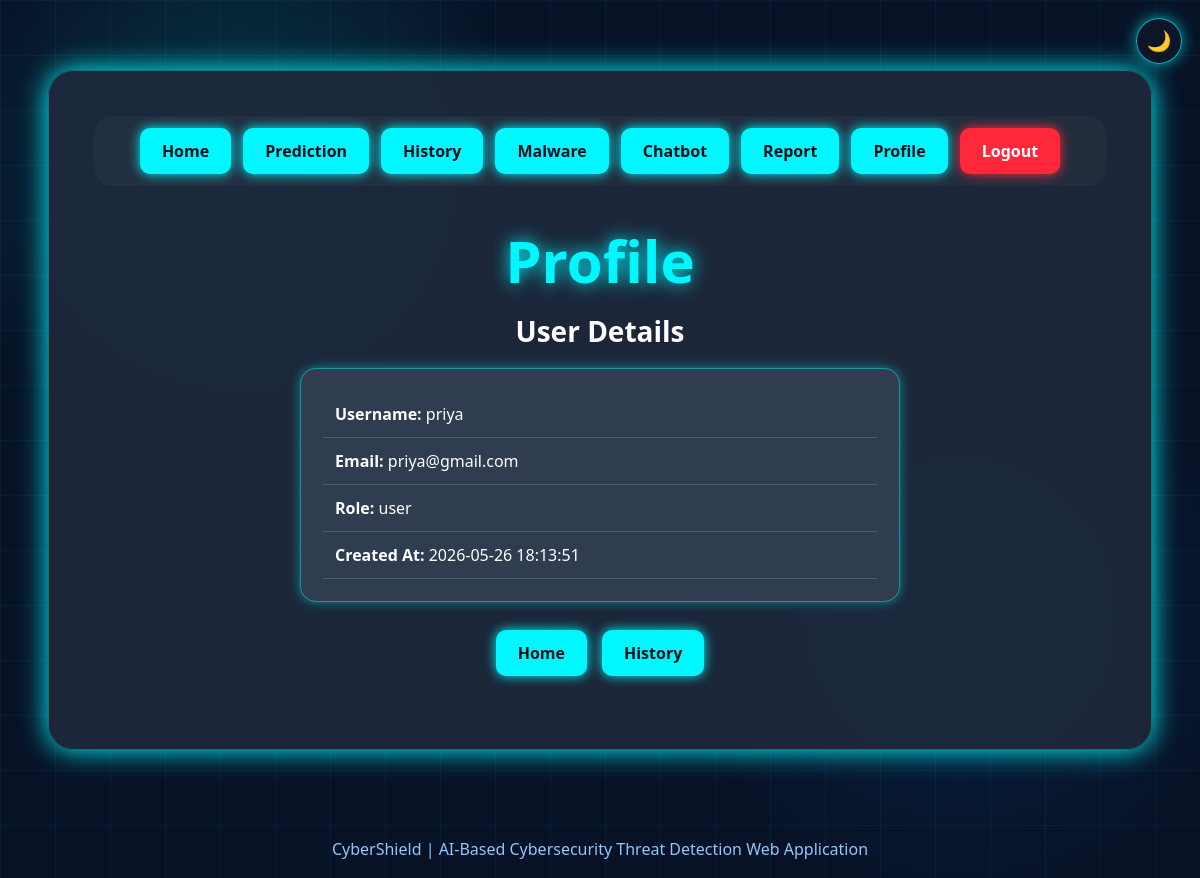
Screenshot of /profile (signed in) with the database file from the repository.
### tables this page shows
CREATE TABLE users(
        id INTEGER PRIMARY KEY AUTOINCREMENT,
        username TEXT UNIQUE NOT NULL,
        email TEXT UNIQUE NOT NULL,
        password TEXT NOT NULL,
        role TEXT DEFAULT 'user',
        status TEXT DEFAULT 'active',
        created_at TEXT NOT NULL
    );

### app.py (the view)
@app.route('/profile')
@login_required
def profile():
    conn=get_db(); user=conn.execute('SELECT * FROM users WHERE id=?', (session['user_id'],)).fetchone(); conn.close()
    return render_template('profile.html', user=user)

### app.py (called while the page is built)
def get_db():
    conn = sqlite3.connect(DB_PATH)
    conn.row_factory = sqlite3.Row
    return conn

def login_required(func):
    @wraps(func)
    def wrapper(*args, **kwargs):
        if 'user_id' not in session:
            return redirect(url_for('login'))
        conn = get_db(); user = conn.execute('SELECT status FROM users WHERE id=?', (session['user_id'],)).fetchone(); conn.close()
        if not user or user['status'] != 'active':
            session.clear()
            return redirect(url_for('login', blocked='1'))
        return func(*args, **kwargs)
    return wrapper

### templates/profile.html
{% extends 'base.html' %}
{% block content %}
<h1>Profile</h1>
<h2>User Details</h2>
<div class="card profile-card">
    <div class="profile-line"><b>Username:</b> {{ user.username }}</div>
    <div class="profile-line"><b>Email:</b> {{ user.email }}</div>
    <div class="profile-line"><b>Role:</b> {{ user.role }}</div>
    <div class="profile-line"><b>Created At:</b> {{ user.created_at }}</div>
</div>
<div class="actions"><a class="btn" href="{{ url_for('home') }}">Home</a><a class="btn" href="{{ url_for('history') }}">History</a></div>
{% endblock %}

### static/style.css (style rules this page uses)
* { box-sizing:border-box }
body { margin:0;font-family:Segoe UI,Arial,sans-serif;background:#071226;color:#fff;min-height:100vh;overflow-x:hidden }
.nav a,.btn,button,.mini-btn { background:#00f7ff;color:#00111a;padding:12px 22px;text-decoration:none;border:0;border-radius:10px;font-weight:800;box-shadow:0 0 12px #00f7ff;cursor:pointer;transition:.25s }
h1 { text-align:center;font-size:58px;color:#00f7ff;margin:10px 0;text-shadow:0 0 18px #00f7ff }
h2 { text-align:center;font-size:28px;margin:12px 0 18px }
.card,.module,.chart-box,.result-box,.quick-box { background:rgba(51,65,85,.9);border:1px solid rgba(0,255,255,.45);border-radius:16px;padding:22px;box-shadow:0 0 12px rgba(0,255,255,.45);animation:softGlow 3s ease-in-out infinite alternate }
.actions { display:flex;gap:15px;justify-content:center;align-items:center;flex-wrap:wrap;margin:28px 0 }
.profile-card { max-width:600px;margin:auto }
.profile-line { padding:12px;border-bottom:1px solid rgba(255,255,255,.15) }

### rows the page displays
users: username "priya", email "priya@gmail.com", role "user", created_at "2026-05-26 18:13:51"
